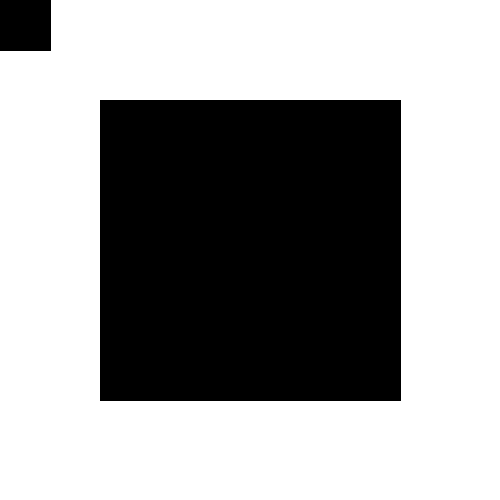
Frame 1 (no input)
Frame 60 (the mouse pressed at the canvas centre just before this capture): identical to frame 1, image omitted
Frame 120 (the mouse held since frame 60 and released just before this capture): identical to frame 1, image omitted

The Processing sketch that drew this single still picture (run headless with seeded random() and noise(); from frame 60 on, the mouse is pressed at the canvas centre):

// Processing sketch: tank_collision_by_pixels
// ── tank_collision_by_pixels.pde
color [] table = new color[500*500];
void setup(){
  size(500,500);
  background(255);
  fill(0);
  rect(100,100, 300,300);
}
int tankX=0, tankY=0, vx=0, vy=0;
void draw(){
  background(255);
  fill(0);
  rect(100,100, 300,300);
  if(frameCount==1){
    loadPixels();
    for(int i=0; i<500*500;i++){
      table[i] = pixels[i];
      if(i==30) println(pixels[a(300,300)]);
    }
  }
  rect(tankX, tankY, 50,50);
  if( touchedFourCorners(tankX,tankY)==false &&
      touchedFourCorners(tankX+vx, tankY+vy)==false){
    tankX += vx;
    tankY += vy;  
  }
}
void keyPressed(){
  if(keyCode==RIGHT){vx=1; vy=0;}
  if(keyCode==LEFT){vx=-1; vy=0;}
  if(keyCode==UP){vx=0; vy=-1;}
  if(keyCode==DOWN){vx=0; vy=+1;}
}
void keyReleased(){
  if(keyCode==RIGHT || keyCode==LEFT) vx=0;
  if(keyCode==UP || keyCode==DOWN) vy=0;
}
boolean touchedFourCorners(int tankX, int tankY){
  if( touchedOneCorner(tankX,tankY) ) return true;
  if( touchedOneCorner(tankX+50,tankY) ) return true;
  if( touchedOneCorner(tankX,tankY+50) ) return true;
  if( touchedOneCorner(tankX+50,tankY+50) ) return true;
  return false;
}
int a(int x, int y){ return x+y*width; }
boolean touchedOneCorner(int x, int y){
  if(table[ a(x,y) ]== -16777216 ) return true;
  return false;
}
